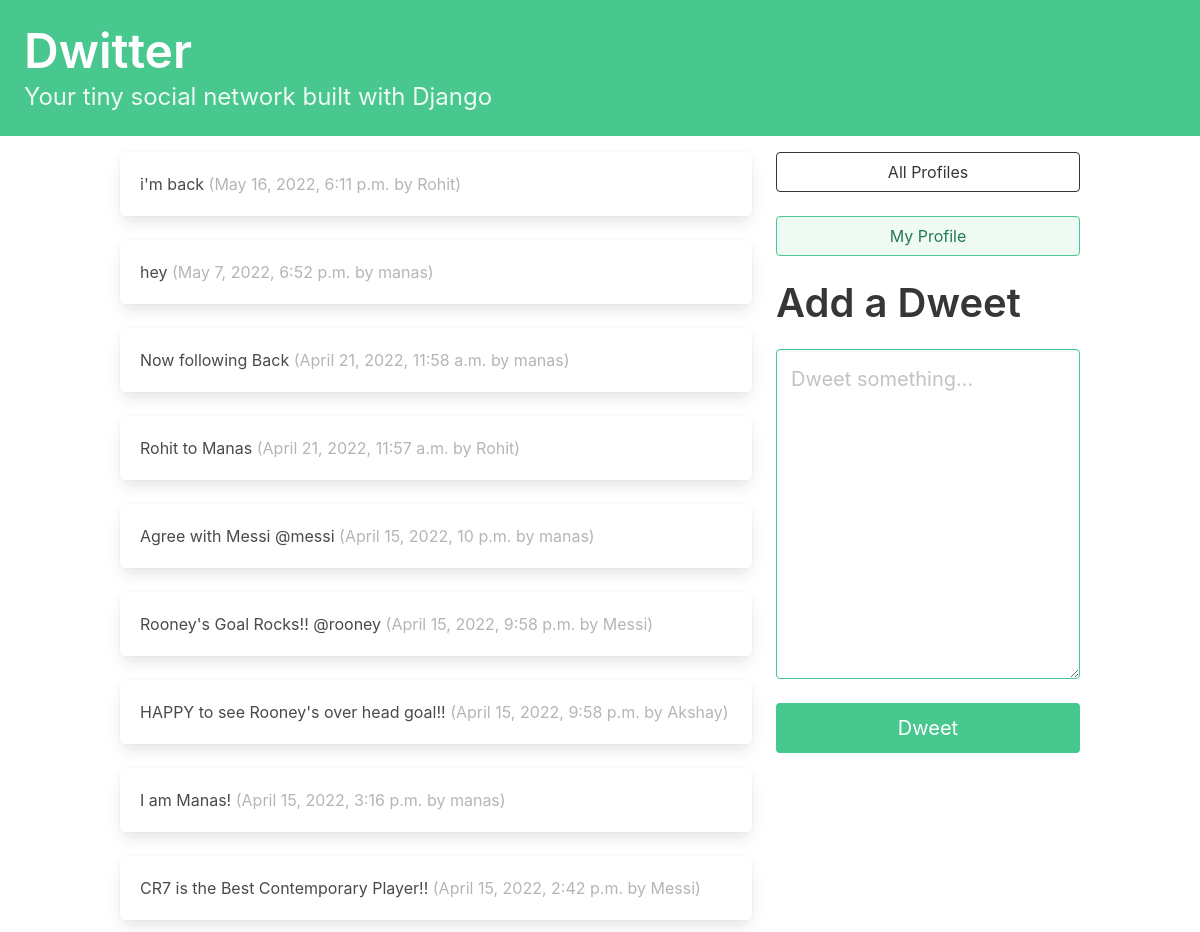
The app's page / (signed in) with its own data.
### dwitter/models.py (models this page shows, shortened)
class Dweet(models.Model):
    user = models.ForeignKey(User,
                             related_name="dweets",
                             on_delete=models.DO_NOTHING)
    body = models.CharField(max_length=140)
    created_at = models.DateTimeField(auto_now_add=True)

### dwitter/views.py (the view)
# urls.py: path("", dashboard, name="dashboard"),
def dashboard(request):
    form = DweetForm(request.POST or None)
    if request.method == "POST":
        if form.is_valid():
            dweet = form.save(commit=False)
            dweet.user = request.user
            dweet.save()
            return redirect("dwitter:dashboard")
    followed_dweets = Dweet.objects.filter(
        user__profile__in=request.user.profile.follows.all()
    ).order_by("-created_at")
    return render(
        request,
        "dwitter/dashboard.html",
        {"form": form, "dweets": followed_dweets},
    )

### dwitter/forms.py
class DweetForm(forms.ModelForm):
    body = forms.CharField(
        required=True,
        widget=forms.widgets.Textarea(
            attrs={
                "placeholder": "Dweet something...",
                "class": "textarea is-success is-medium",
            }
        ),
        label="",
    )
    class Meta:
        model = Dweet
        exclude = ("user", )

### dwitter/templates/dwitter/dashboard.html (shortened to what this page needs)
{% extends 'base.html' %}
{% block content %}
<div class="column">
    {% for dweet in dweets %}
    <div class="box">
        {{dweet.body}}
        <span class="is-small has-text-grey-light">
            ({{ dweet.created_at }} by {{ dweet.user.username }})
        </span>
    </div>
    {% endfor %}
</div>
<div class="column is-one-third">
    <div class="block">
        <a href="{% url 'dwitter:profile_list' %} ">
            <button class="button is-dark is-outlined is-fullwidth">
                All Profiles
            </button>
        </a>
    </div>
    <div class="block">
        <a href="{% url 'dwitter:profile' request.user.profile.id %} ">
            <button class="button is-success is-light is-outlined is-fullwidth">
                My Profile
            </button>
        </a>
    </div>
    <div class="block">
        <div class="block">
            <h2 class="title is-2">Add a Dweet</p>
        </div>
        <div class="block">
            <form method="post">
                {{ form.as_p }}
                <button class="button is-success is-fullwidth is-medium mt-5"
                        type="submit">Dweet
                </button>
            </form>
        </div>
    </div>
</div>
{% endblock content %}

### dwitter/templates/base.html (shortened to what this page needs)
<!DOCTYPE html>
<html lang="en">
<head>
    <link rel="stylesheet"
          href="https://cdn.jsdelivr.net/npm/bulma@0.9.3/css/bulma.min.css">
</head>
<body>
    <a href="{% url 'dwitter:dashboard' %} ">
    <section class="hero is-small is-success mb-4">
    <div class="hero-body">
        <h1 class="title is-1">Dwitter</h1>
        <p class="subtitle is-4">
            Your tiny social network built with Django
        </p>
    </div>
    </section>
    </a>
    <div class="container">
        <div class="columns">
            {% block content %}
            {% endblock content %}
        </div>
    </div>
</body>
</html>

### records on screen
Dweet: body "i'm back", created_at "May 16, 2022, 6:11 p.m.", user.username "Rohit"
Dweet: body "hey", created_at "May 7, 2022, 6:52 p.m.", user.username "manas"
Dweet: body "Now following Back", created_at "April 21, 2022, 11:58 a.m.", user.username "manas"
Dweet: body "Rohit to Manas", created_at "April 21, 2022, 11:57 a.m.", user.username "Rohit"
Dweet: body "Agree with Messi @messi", created_at "April 15, 2022, 10 p.m.", user.username "manas"
Dweet: body "Rooney's Goal Rocks!! @rooney", created_at "April 15, 2022, 9:58 p.m.", user.username "Messi"
Dweet: body "HAPPY to see Rooney's over head goal!!", created_at "April 15, 2022, 9:58 p.m.", user.username "Akshay"
Dweet: body "I am Manas!", created_at "April 15, 2022, 3:16 p.m.", user.username "manas"
Dweet: body "CR7 is the Best Contemporary Player!!", created_at "April 15, 2022, 2:42 p.m.", user.username "Messi"
